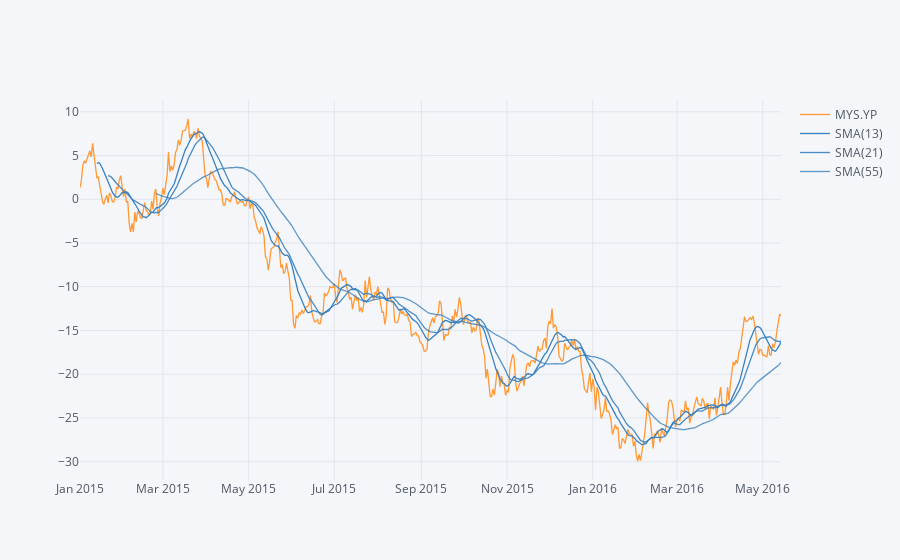

Notebook code for this chart:
### Code cell
cf.datagen.lines(1,500).ta_plot(study='sma',periods=[13,21,55])

### Figure 1 — Plotly figure (JSON) as saved in the notebook; plotly's stock layout.template omitted (floating-point values rounded to 4 significant figures; data arrays with more than 128 entries replaced by an {"elided": "..."} marker saying what was removed)
{"data": [{"line": {"color": "rgba(255, 153, 51, 1.0)", "dash": "solid", "shape": "linear", "width": 1.3}, "mode": "lines", "name": "MYS.YP", "text": "", "type": "scatter", "uid": "a26e8537-4e6e-40f2-b1cd-e10ef6d9ce36", "x": {"elided": "500 str values"}, "y": {"elided": "500 float values"}}, {"line": {"color": "rgba(55, 128, 191, 1.0)", "dash": "solid", "shape": "linear", "width": 1.3}, "mode": "lines", "name": "SMA(13)", "text": "", "type": "scatter", "uid": "7a07b72c-b181-4189-95d6-2ad714d72301", "x": {"elided": "500 str values"}, "y": {"elided": "500 mixed values"}}, {"line": {"color": "rgba(55, 128, 191, 0.8999999999999999)", "dash": "solid", "shape": "linear", "width": 1.3}, "mode": "lines", "name": "SMA(21)", "text": "", "type": "scatter", "uid": "be0261fc-5c11-42ea-afdd-cdde5897a734", "x": {"elided": "500 str values"}, "y": {"elided": "500 mixed values"}}, {"line": {"color": "rgba(55, 128, 191, 0.7999999999999998)", "dash": "solid", "shape": "linear", "width": 1.3}, "mode": "lines", "name": "SMA(55)", "text": "", "type": "scatter", "uid": "40486020-edde-49c0-bbd6-f40c801578e2", "x": {"elided": "500 str values"}, "y": {"elided": "500 mixed values"}}], "layout": {"legend": {"bgcolor": "#F5F6F9", "font": {"color": "#4D5663"}}, "paper_bgcolor": "#F5F6F9", "plot_bgcolor": "#F5F6F9", "title": {"font": {"color": "#4D5663"}}, "xaxis": {"gridcolor": "#E1E5ED", "showgrid": true, "tickfont": {"color": "#4D5663"}, "title": {"font": {"color": "#4D5663"}, "text": ""}, "zerolinecolor": "#E1E5ED"}, "yaxis": {"gridcolor": "#E1E5ED", "showgrid": true, "tickfont": {"color": "#4D5663"}, "title": {"font": {"color": "#4D5663"}, "text": ""}, "zerolinecolor": "#E1E5ED"}}}
